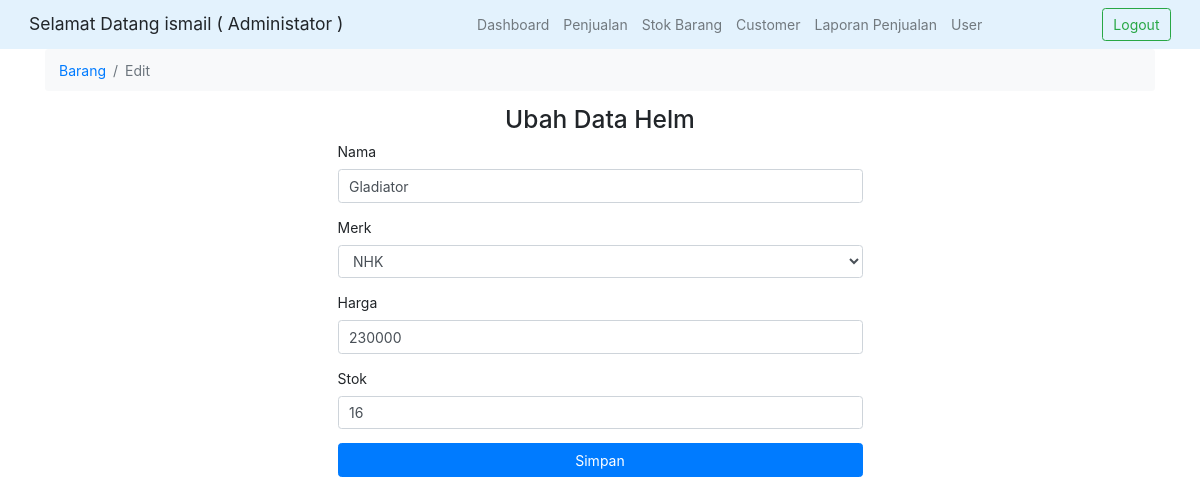
/edit_barang.php?id=1 (signed in), run on the app's committed database.
### tables this page shows
CREATE TABLE `helm` (
  `id` int(11) NOT NULL AUTO_INCREMENT,
  `nama` varchar(255) NOT NULL,
  `merk` varchar(255) NOT NULL,
  `harga` int(20) NOT NULL DEFAULT '0',
  `stok` int(8) NOT NULL DEFAULT '0',
  PRIMARY KEY (`id`)
);

### edit_barang.php (the view, shortened to what this page needs)
<?php
    include('template/header.php');
    $id = $_GET['id'];
    $query = 'SELECT * FROM helm WHERE id="'. $id .'"';
    $data = $db->query($query)->fetch_object();
?>
<div class="container">
<nav aria-label="breadcrumb">
    <ol class="breadcrumb bg-light">
        <li class="breadcrumb-item"><a href="barang.php">Barang</a></li>
        <li class="breadcrumb-item active" aria-current="page">Edit</li>
    </ol>
</nav>
<div class="text-center">
<h3>Ubah Data Helm</h3>
</div>
<div class="col-md-6 offset-md-3">
<form action="update_barang.php" method="post">
    <div class="form-group">
        <label>Nama</label>
        <input type="text" name="nama" value="<?php echo $data->nama ?>" class="form-control">
    </div>
    <div class="form-group">
        <label>Merk</label>
        <select name="merk" value="<?php echo $data->merk ?>" class="form-control">
            <option value="NHK" <?php echo $data->merk == "NHK" ? 'selected' : '' ?>>NHK</option>
        </select>
    </div>
    <div class="form-group">
        <label>Harga</label>
        <input type="text" name="harga" value="<?php echo $data->harga ?>" class="form-control">
    </div>
    <div class="form-group">
        <label>Stok</label>
        <input type="text" name="stok" value="<?php echo $data->stok ?>" class="form-control">
    </div>
    <input type="submit" value="Simpan" class="btn btn-primary btn-block">
</form>
</div>
</div>

### style.css (style rules this page uses)
html { font-size: 14px; }

### data on the page
helm: nama "Gladiator", merk "NHK", harga "230000", stok "16"

### other printed values
$user->name "ismail"
$user->role "Administator"
